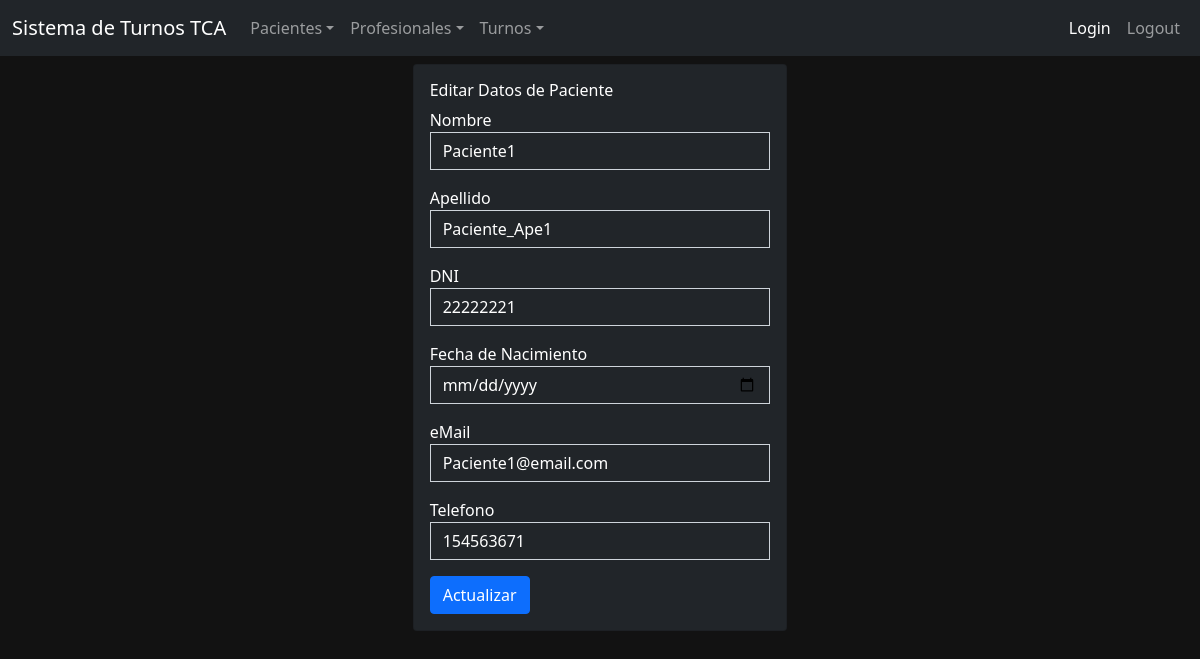
Page /actualizar_paciente/1 on the committed database.
### models/paciente.py (models this page shows, shortened)
class Paciente(db.Model):
    id_paciente = db.Column(db.Integer, primary_key=True, autoincrement=True)
    nombre = db.Column(db.String(100), nullable=False)
    apellido = db.Column(db.String(100), nullable=False)
    dni = db.Column(db.Integer, nullable=False, unique=True)
    fecha_nacimiento = db.Column(db.String(100), nullable=False)
    email = db.Column(db.String(100), nullable=True)
    telefono = db.Column(db.String(100), nullable=True)
    turno = db.relationship('Turno', backref='paciente', lazy='dynamic')
    @classmethod
    def listar(cls, id_paciente):
        return Paciente.query.get(id_paciente)

### routes/pacientes.py (the view, shortened to what this page needs)
@pacientes.route("/actualizar_paciente/<string:id_paciente>", methods=["GET", "POST"])
def actualizar_paciente(id_paciente):
    paciente = Paciente.listar(id_paciente)
    return render_template("paciente/actualizar_paciente.html", paciente=paciente)

### templates/paciente/actualizar_paciente.html
{% extends "layout.html" %} {% block body %}
<div class="col-md-4 offset-md-4">
  <div class="card card-body bg-dark text-white">
    <h6>Editar Datos de Paciente</h6>
    <form action="{{url_for('pacientes.actualizar_paciente', id_paciente=paciente.id_paciente)}}" method="POST">
      <div class="mb-3">
        <label for="nombre">Nombre</label>
        <input
          type="text"
          name="nombre"
          value="{{paciente.nombre}}"
          class="form-control bg-dark text-white rounded-0"
        />
      </div>
      <div class="mb-3">
        <label for="apellido">Apellido</label>
        <input
          type="text"
          name="apellido"
          value="{{paciente.apellido}}"
          class="form-control bg-dark text-white rounded-0"
        />
      </div>
      <div class="mb-3">
        <label for="dni">DNI</label>
        <input
          type="text"
          name="dni"
          value="{{paciente.dni}}"
          class="form-control bg-dark text-white rounded-0"
        />
      </div>
      <div class="mb-3">
        <label for="fecha_nacimiento">Fecha de Nacimiento</label>
        <input
          type="date"
          name="fecha_nacimiento"
          value="{{paciente.fecha_nacimiento}}"
          class="form-control bg-dark text-white rounded-0"
        />
      </div>
      <div class="mb-3">
        <label for="email">eMail</label>
        <input
          type="email"
          name="email"
          value="{{paciente.email}}"
          class="form-control bg-dark text-white rounded-0"
        />
      </div>
      <div class="mb-3">
        <label for="telefono">Telefono</label>
        <input
          type="text"
          name="telefono"
          value="{{paciente.telefono}}"
          class="form-control bg-dark text-white rounded-0"
        />
      </div>
      <button class="btn btn-primary">Actualizar</button>
    </form>
  </div>
</div>
{% endblock %}

### static/css/main.css (style rules this page uses)
body { background: #121212; }

### rows in the picture
Paciente: nombre "Paciente1", apellido "Paciente_Ape1", dni "22222221", email "Paciente1@email.com", telefono "154563671"
